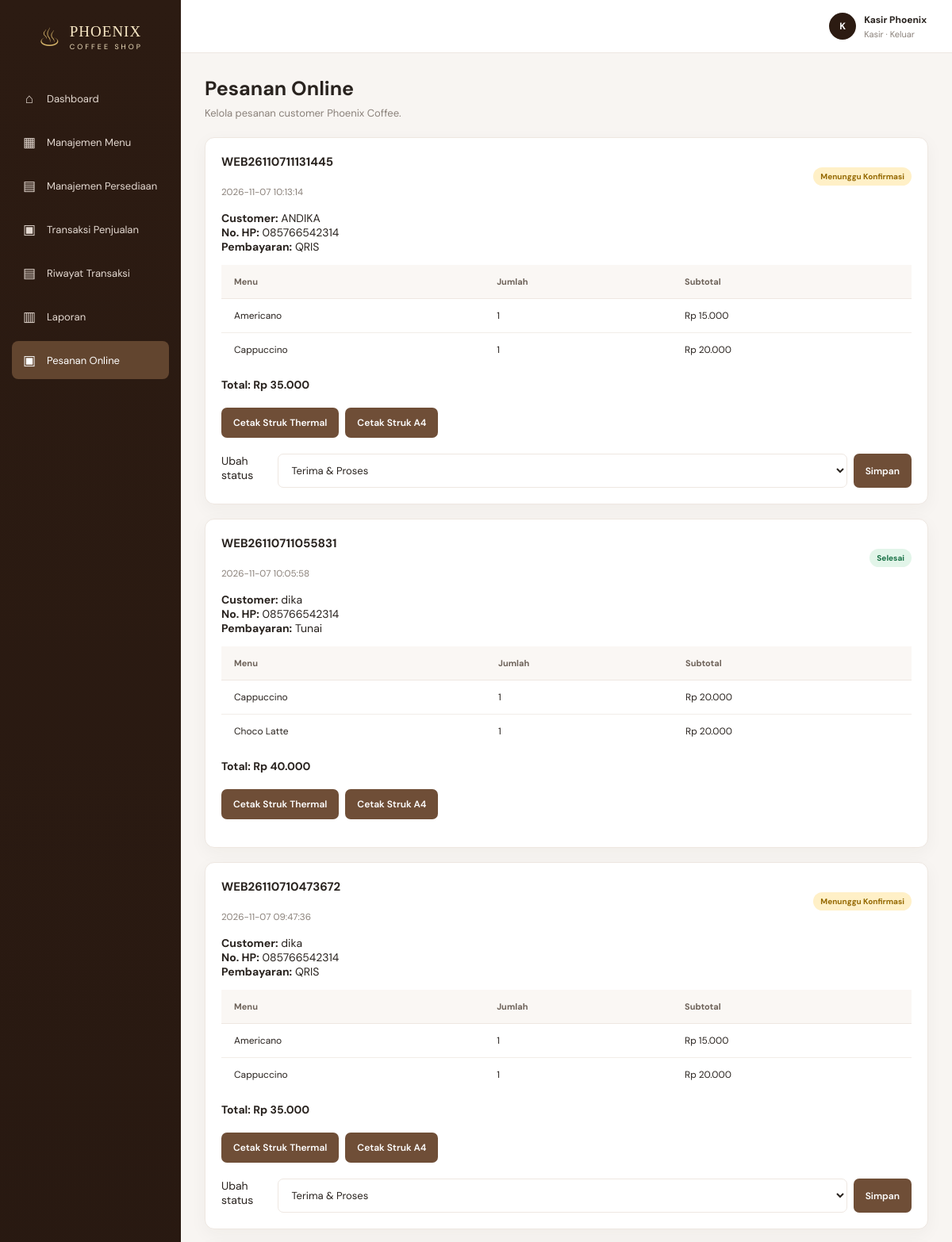
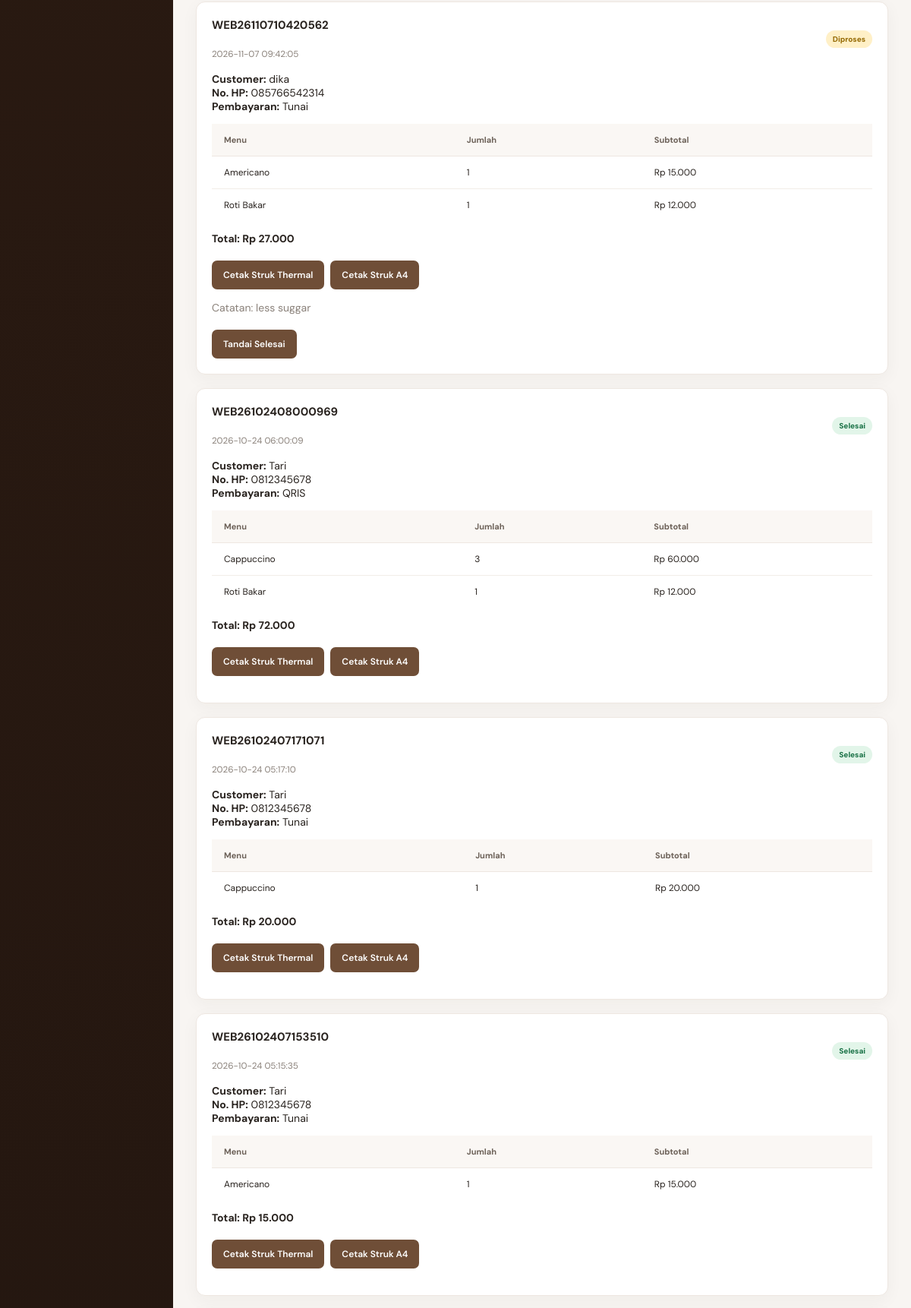
/admin_pesanan.php (signed in, upper part), run on the app's committed database (2 pictures, top to bottom).
### tables this page shows
CREATE TABLE `orders` (
  `id` int(11) NOT NULL,
  `order_code` varchar(40) NOT NULL,
  `user_id` int(11) NOT NULL,
  `total` decimal(12,2) NOT NULL DEFAULT 0.00,
  `payment_method` enum('Tunai','QRIS') NOT NULL DEFAULT 'Tunai',
  `notes` varchar(255) DEFAULT NULL,
  `status` enum('Menunggu Konfirmasi','Diproses','Selesai','Dibatalkan') NOT NULL DEFAULT 'Menunggu Konfirmasi',
  `created_at` timestamp NOT NULL DEFAULT current_timestamp()
);

CREATE TABLE `users` (
  `id` int(11) NOT NULL,
  `name` varchar(100) NOT NULL,
  `email` varchar(100) DEFAULT NULL,
  `password` varchar(255) NOT NULL,
  `role` enum('admin','kasir','customer') NOT NULL DEFAULT 'customer',
  `created_at` timestamp NOT NULL DEFAULT current_timestamp(),
  `phone` varchar(20) DEFAULT NULL
);

CREATE TABLE `order_items` (
  `id` int(11) NOT NULL,
  `order_id` int(11) NOT NULL,
  `product_id` int(11) NOT NULL,
  `product_name` varchar(120) NOT NULL,
  `qty` int(11) NOT NULL,
  `price` decimal(12,2) NOT NULL,
  `subtotal` decimal(12,2) NOT NULL
);

### koneksi.php (called while the page is built, shortened)
<?php
function e($value) { return htmlspecialchars((string)$value, ENT_QUOTES, 'UTF-8'); }
function rupiah($value) { return 'Rp ' . number_format((float)$value, 0, ',', '.'); }
?>

### admin_pesanan.php (the view, shortened to what this page needs)
<?php
require 'config/koneksi.php';
$sql = "
    SELECT o.*,
           COALESCE(u.name, 'Customer tidak ditemukan') AS customer_name,
           u.phone
    FROM orders o
    LEFT JOIN users u ON u.id = o.user_id
    ORDER BY o.created_at DESC
";
$orders = $conn->query($sql);
require 'includes/header.php';
?>
<div class="page-heading">
    <div>
        <h1>Pesanan Online</h1>
        <p>Kelola pesanan customer Phoenix Coffee.</p>
    </div>
</div>
<?php if (!$orders->num_rows): ?>
    <section class="panel empty">
        Belum ada pesanan online.
    </section>
<?php else: ?>
    <?php while ($o = $orders->fetch_assoc()): ?>
        <section class="panel" style="margin-bottom:18px">
            <div class="toolbar">
                <div>
                    <h3><?= e($o['order_code']) ?></h3>
                    <small style="color:var(--muted)">
                        <?= e($o['created_at']) ?>
                    </small>
                </div>
                <span class="badge <?= $o['status'] === 'Selesai' ? 'ok' : ($o['status'] === 'Dibatalkan' ? 'out' : 'low') ?>">
                    <?= e($o['status']) ?>
                </span>
            </div>
            <p>
                <strong>Customer:</strong>
                <?= e($o['customer_name']) ?><br>
                <strong>No. HP:</strong>
                <?= e($o['phone'] ?: '-') ?><br>
                <strong>Pembayaran:</strong>
                <?= e($o['payment_method']) ?>
            </p>
            <div class="table-wrap">
                <table>
                    <thead>
                        <tr>
                            <th>Menu</th>
                            <th>Jumlah</th>
                            <th>Subtotal</th>
                        </tr>
                    </thead>
                    <tbody>
                    <?php
                    $st = $conn->prepare(
                        'SELECT product_name, qty, subtotal
                         FROM order_items WHERE order_id=?'
                    );
                    $st->bind_param('i', $o['id']);
                    $st->execute();
                    $items = $st->get_result();
                    while ($item = $items->fetch_assoc()):
                    ?>
                        <tr>
                            <td><?= e($item['product_name']) ?></td>
                            <td><?= (int)$item['qty'] ?></td>
                            <td><?= rupiah($item['subtotal']) ?></td>
                        </tr>
                    <?php endwhile; ?>
                    </tbody>
                </table>
            </div>
            <p>
                <strong>Total: <?= rupiah($o['total']) ?></strong>
<div class="form-actions" style="margin-bottom:15px">
    <a href="cetak_struk.php?id=<?= (int)$o['id'] ?>&format=thermal"
       class="btn"
       target="_blank">
        Cetak Struk Thermal
    </a>
    <a href="cetak_struk.php?id=<?= (int)$o['id'] ?>&format=a4"
       class="btn"
       target="_blank">
        Cetak Struk A4
    </a>
</div>
            </p>
            <?php if ($o['notes']): ?>
                <p style="color:var(--muted)">
                    Catatan: <?= e($o['notes']) ?>
                </p>
            <?php endif; ?>
            <?php if ($o['status'] === 'Menunggu Konfirmasi'): ?>
                <form method="post" class="form-actions">
                    <label for="status-<?= (int)$o['id'] ?>">
                        Ubah status
                    </label>
                    <select id="status-<?= (int)$o['id'] ?>"
                            name="status">
                        <option value="Diproses">Terima & Proses</option>
                    </select>
                    <button class="btn" name="update_status" value="1">
                        Simpan
                    </button>
                </form>
            <?php elseif ($o['status'] === 'Diproses'): ?>
                <form method="post" class="form-actions">
                    <button class="btn" name="update_status" value="1">
                        Tandai Selesai
                    </button>
                </form>
            <?php endif; ?>
        </section>
    <?php endwhile; ?>
<?php endif; ?>
<?php require 'includes/footer.php'; ?>

### style.css (style rules this page uses)
:root { --brown:#6f4e37;--deep:#2c1b12;--deep2:#432b1d;--gold:#c9a227;--cream:#f8f5f2;--paper:#fff;--text:#29231f;--muted:#8a817a;--line:#eee7e1;--green:#16834b;--red:#c94f43;--shadow:0 6px 22px rgba(53,35,22,.045) }
* { box-sizing:border-box }
body { margin:0;background:var(--cream);color:var(--text);font-family:'DM Sans',sans-serif;font-size:14px }
a { text-decoration:none;color:inherit }
.page-heading { display:flex;align-items:center;justify-content:space-between;gap:15px;margin-bottom:22px }
.page-heading h1 { font-size:25px;margin:0 0 6px }
.page-heading p { margin:0;color:var(--muted);font-size:13px }
.btn { border:0;border-radius:7px;background:var(--brown);color:white;padding:11px 15px;font:600 12px 'DM Sans';cursor:pointer;display:inline-flex;align-items:center;justify-content:center;gap:7px }
.stat,.panel,.table-card,.form-card { background:#fff;border:1px solid var(--line);border-radius:12px;box-shadow:var(--shadow) }
.panel { padding:20px;margin-bottom:18px }
.panel h3 { font-size:15px;margin:0 0 18px }
.toolbar { display:flex;align-items:center;justify-content:space-between;gap:12px;flex-wrap:wrap;margin-bottom:16px }
.table-wrap { overflow-x:auto }
table { width:100%;border-collapse:collapse;white-space:nowrap }
th { background:#faf7f4;text-align:left;font-size:11px;color:#6d6259;font-weight:700;padding:14px 16px;border-bottom:1px solid var(--line) }
td { padding:13px 16px;border-bottom:1px solid #f2ede8;font-size:12px }
tr:last-child td { border-bottom:0 }
.badge { display:inline-block;border-radius:20px;padding:5px 9px;font-size:10px;font-weight:700 }
.badge.ok { background:#e2f5e9;color:#177044 }
.badge.low { background:#fff0c7;color:#946800 }
.field input,.field select,.field textarea,select,input[type=date],input[type=number] { width:100%;padding:11px 12px;border:1px solid var(--line);border-radius:7px;background:white;font:13px 'DM Sans';color:var(--text) }
.form-actions { display:flex;gap:8px;margin-top:20px }

### data on the page
orders: order_code "WEB26110711131445", created_at "2026-11-07 10:13:14", status "Menunggu Konfirmasi", customer_name "ANDIKA", user.phone "085766542314", payment_method "QRIS", total "Rp 35.000", status "Terima & Proses"
order_items: product_name "Americano", qty "1", subtotal "Rp 15.000"
order_items: product_name "Cappuccino", qty "1", subtotal "Rp 20.000"
orders: order_code "WEB26110711055831", created_at "2026-11-07 10:05:58", status "Selesai", customer_name "dika", user.phone "085766542314", payment_method "Tunai", total "Rp 40.000"
order_items: product_name "Cappuccino", qty "1", subtotal "Rp 20.000"
order_items: product_name "Choco Latte", qty "1", subtotal "Rp 20.000"
orders: order_code "WEB26110710473672", created_at "2026-11-07 09:47:36", status "Menunggu Konfirmasi", customer_name "dika", user.phone "085766542314", payment_method "QRIS", total "Rp 35.000", status "Terima & Proses"
order_items: product_name "Americano", qty "1", subtotal "Rp 15.000"
order_items: product_name "Cappuccino", qty "1", subtotal "Rp 20.000"
orders: order_code "WEB26110710420562", created_at "2026-11-07 09:42:05", status "Diproses", customer_name "dika", user.phone "085766542314", payment_method "Tunai", total "Rp 27.000", notes "less suggar"
order_items: product_name "Americano", qty "1", subtotal "Rp 15.000"
order_items: product_name "Roti Bakar", qty "1", subtotal "Rp 12.000"
orders: order_code "WEB26102408000969", created_at "2026-10-24 06:00:09", status "Selesai", customer_name "Tari", user.phone "0812345678", payment_method "QRIS", total "Rp 72.000"
order_items: product_name "Cappuccino", qty "3", subtotal "Rp 60.000"
order_items: product_name "Roti Bakar", qty "1", subtotal "Rp 12.000"
orders: order_code "WEB26102407171071", created_at "2026-10-24 05:17:10", status "Selesai", customer_name "Tari", user.phone "0812345678", payment_method "Tunai", total "Rp 20.000"
order_items: product_name "Cappuccino", qty "1", subtotal "Rp 20.000"
orders: order_code "WEB26102407153510", created_at "2026-10-24 05:15:35", status "Selesai", customer_name "Tari", user.phone "0812345678", payment_method "Tunai", total "Rp 15.000"
order_items: product_name "Americano", qty "1", subtotal "Rp 15.000"

### other printed values
$item[0] "⌂"
$item[1] "Dashboard"
$item[0] "▦"
$item[1] "Manajemen Menu"
$item[0] "▤"
$item[1] "Manajemen Persediaan"
$item[0] "▣"
$item[1] "Transaksi Penjualan"
$item[1] "Riwayat Transaksi"
$item[0] "▥"
$item[1] "Laporan"
$item[1] "Pesanan Online"
substr($displayName,0,1) "K"
$displayName "Kasir Phoenix"
$roleLabel "Kasir"
